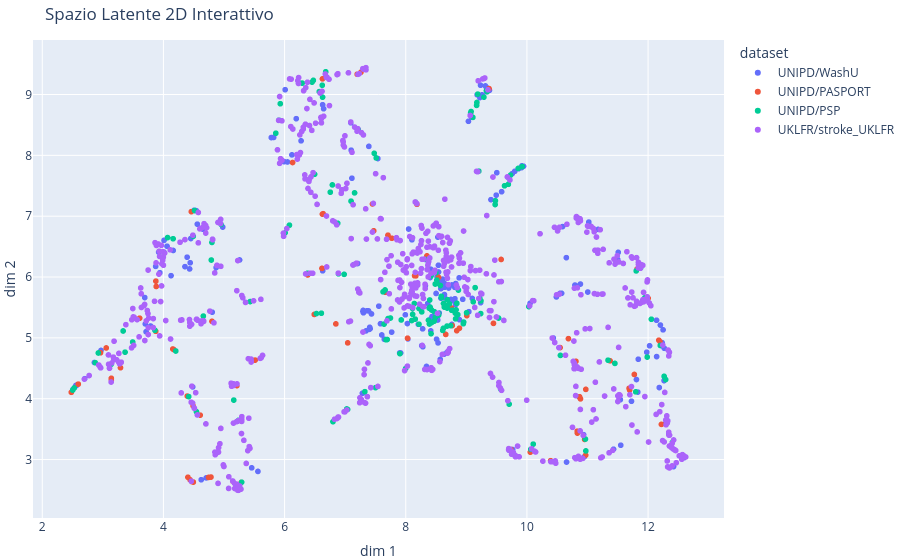

The code cell stored with this chart in its notebook:
### Markdown cell above
## 3. Visualizzazione Interattiva in 3D (Plotly)

Se l'embedding contiene 3 o più dimensioni, possiamo esplorare i punti in uno spazio tridimensionale interattivo. Passando il mouse sui punti verranno mostrate le informazioni dettagliate dei soggetti.

### Code cell
if 'embedding' in locals():
    # Selezioniamo il parametro per colorare l'interactive plot
    color_var = "cluster_label" if "cluster_label" in metadata.columns else "dataset"
    if color_var not in metadata.columns:
        color_var = "dataset_x" if "dataset_x" in metadata.columns else None

    plot_df = metadata.copy()
    plot_df["dim 1"] = embedding[:, 0]
    plot_df["dim 2"] = embedding[:, 1]

    # Se l'embedding ha 3 componenti, mostriamo px.scatter_3d, altrimenti un px.scatter 2D interattivo
    if embedding.shape[1] >= 3:
        plot_df["dim 3"] = embedding[:, 2]
        fig = px.scatter_3d(
            plot_df, 
            x="dim 1", y="dim 2", z="dim 3", 
            color=color_var, 
            hover_data=list(metadata.columns),
            title="Spazio Latente 3D Interattivo"
        )
    else:
        fig = px.scatter(
            plot_df, 
            x="dim 1", y="dim 2", 
            color=color_var, 
            hover_data=list(metadata.columns),
            title="Spazio Latente 2D Interattivo"
        )

    fig.update_layout(margin=dict(l=0, r=0, b=0, t=40))
    fig.show()
else:
    print("Dati non caricati.")

### Figure 1 — Plotly figure (JSON) as saved in the notebook; plotly's stock layout.template omitted (floating-point values rounded to 4 significant figures; data arrays with more than 128 entries replaced by an {"elided": "..."} marker saying what was removed)
{"data": [{"customdata": {"elided": "202x2 str values"}, "hovertemplate": "dataset=%{customdata[1]}<br>dim 1=%{x}<br>dim 2=%{y}<br>subject_id=%{customdata[0]}<extra></extra>", "legendgroup": "UNIPD/WashU", "marker": {"color": "#636efa", "symbol": "circle"}, "mode": "markers", "name": "UNIPD/WashU", "showlegend": true, "type": "scattergl", "x": {"elided": "202 float values"}, "xaxis": "x", "y": {"elided": "202 float values"}, "yaxis": "y"}, {"customdata": {"elided": "83x2 str values"}, "hovertemplate": "dataset=%{customdata[1]}<br>dim 1=%{x}<br>dim 2=%{y}<br>subject_id=%{customdata[0]}<extra></extra>", "legendgroup": "UNIPD/PASPORT", "marker": {"color": "#EF553B", "symbol": "circle"}, "mode": "markers", "name": "UNIPD/PASPORT", "showlegend": true, "type": "scattergl", "x": [4.494, 6.624, 7.661, 7.26, 3.14, 10.83, 10.95, 10.97, 6.847, 12.22, 10.55, 8.167, 4.745, 8.35, 4.404, 4.465, 10.69, 5.513, 8.184, 9.574, 9.736, 4.155, 3.608, 12.18, 6.617, 11.82, 10.83, 9.008, 8.886, 7.451, 10.39, 4.172, 4.489, 3.14, 4.44, 8.842, 6.131, 2.961, 5.288, 12.2, 7.471, 2.594, 3.881, 6.636, 4.801, 11.77, 8.146, 10.88, 5.213, 10.81, 3.291, 10.87, 3.875, 8.029, 7.042, 3.056, 2.479, 5.145, 3.873, 8.753, 12.0, 10.06, 8.66, 6.625, 9.374, 11.37, 7.77, 8.185, 11.69, 11.69, 6.49, 7.706, 4.607, 6.38, 10.87, 10.97, 4.393, 8.767, 4.785, 7.198, 4.461, 9.448, 8.541], "xaxis": "x", "y": [2.63, 7.034, 5.75, 9.366, 4.303, 3.466, 3.331, 3.072, 5.23, 3.578, 4.84, 6.019, 2.706, 6.348, 2.709, 2.639, 4.988, 4.635, 7.196, 6.289, 3.166, 4.817, 5.324, 4.962, 6.142, 6.132, 3.435, 5.365, 5.159, 7.201, 2.981, 4.807, 3.883, 4.335, 2.668, 5.118, 7.882, 4.755, 2.629, 4.94, 6.76, 4.24, 5.845, 7.041, 5.272, 4.399, 6.02, 3.998, 4.215, 4.615, 4.51, 4.032, 5.933, 4.995, 4.918, 4.834, 4.106, 2.642, 5.108, 5.492, 5.651, 3.122, 5.057, 9.257, 9.097, 4.623, 6.637, 7.196, 4.143, 4.171, 5.385, 6.688, 3.73, 6.034, 3.468, 4.154, 4.043, 5.203, 2.712, 9.333, 7.075, 5.238, 5.994], "yaxis": "y"}, {"customdata": {"elided": "168x2 str values"}, "hovertemplate": "dataset=%{customdata[1]}<br>dim 1=%{x}<br>dim 2=%{y}<br>subject_id=%{customdata[0]}<extra></extra>", "legendgroup": "UNIPD/PSP", "marker": {"color": "#00cc96", "symbol": "circle"}, "mode": "markers", "name": "UNIPD/PSP", "showlegend": true, "type": "scattergl", "x": {"elided": "168 float values"}, "xaxis": "x", "y": {"elided": "168 float values"}, "yaxis": "y"}, {"customdata": {"elided": "697x2 str values"}, "hovertemplate": "dataset=%{customdata[1]}<br>dim 1=%{x}<br>dim 2=%{y}<br>subject_id=%{customdata[0]}<extra></extra>", "legendgroup": "UKLFR/stroke_UKLFR", "marker": {"color": "#ab63fa", "symbol": "circle"}, "mode": "markers", "name": "UKLFR/stroke_UKLFR", "showlegend": true, "type": "scattergl", "x": {"elided": "697 float values"}, "xaxis": "x", "y": {"elided": "697 float values"}, "yaxis": "y"}], "layout": {"legend": {"title": {"text": "dataset"}, "tracegroupgap": 0}, "margin": {"b": 0, "l": 0, "r": 0, "t": 40}, "title": {"text": "Spazio Latente 2D Interattivo"}, "xaxis": {"anchor": "y", "domain": [0, 1], "title": {"text": "dim 1"}}, "yaxis": {"anchor": "x", "domain": [0, 1], "title": {"text": "dim 2"}}}}
